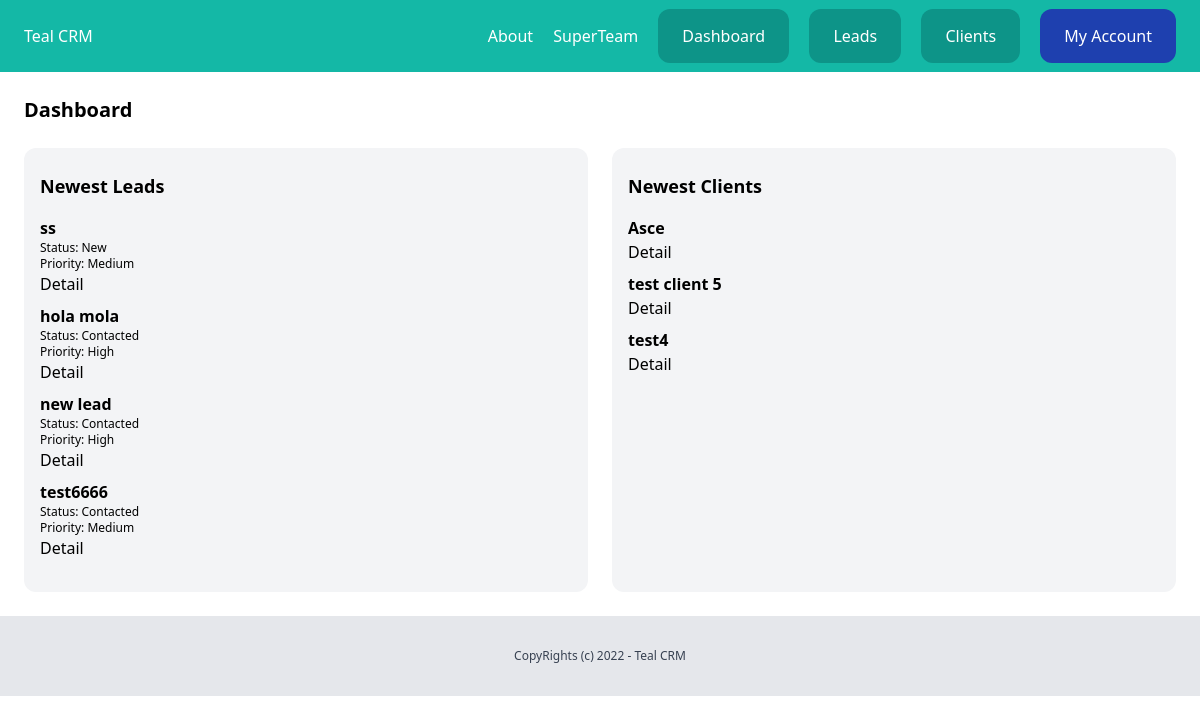
Before: /dashboard/ (signed in) with the older database file.
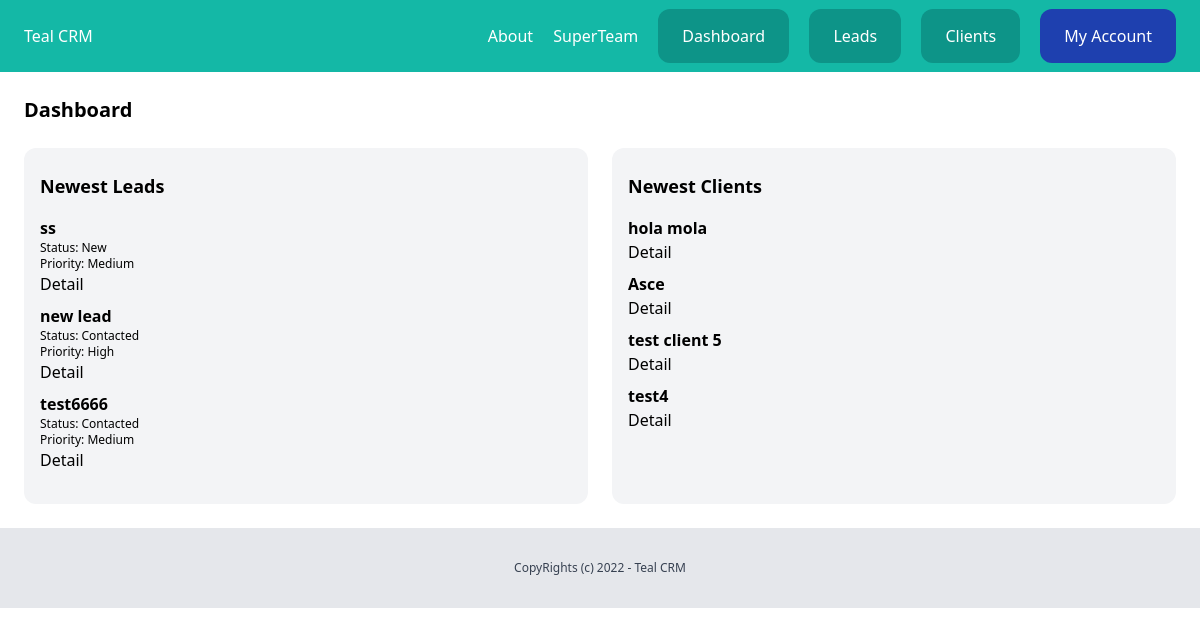
After: the same page with the newer database file.
### lead/models.py (models this page shows, shortened)
class Lead(models.Model):
    LOW = 'low'
    MEDIUM = 'medium'
    HIGH = 'high'
    CHOICES_PRIORITY = (
        (LOW , 'Low'),
        (MEDIUM , 'Medium'),
        (HIGH , 'High'),
        )
    NEW = 'new'
    CONTACTED = 'contacted'
    LOST = 'lost'
    WON ='won'
    CHOICES_STATUS = (
        (NEW , 'New'),
        (CONTACTED , 'Contacted'),
        (LOST , 'Lost'),
        (WON , 'Won'),
        )
    team = models.ForeignKey(Team, related_name='leads',on_delete=models.CASCADE)
    name = models.CharField(max_length=255)
    email = models.EmailField()
    description = models.TextField(blank=True,null=True)
    created_by = models.ForeignKey(User, on_delete=models.CASCADE , related_name='leads')
    created_at = models.DateTimeField(auto_now_add=True)
    priority = models.CharField(max_length=10,choices=CHOICES_PRIORITY,default=MEDIUM)
    status = models.CharField(max_length=10,choices=CHOICES_STATUS,default=NEW)
    modified = models.DateTimeField(auto_now=True)
    converted_to_client = models.BooleanField(default=False)
    class Meta:
        ordering = ('name',)

### client/models.py (models this page shows, shortened)
class Client(models.Model):
    team = models.ForeignKey(Team, related_name='clients', on_delete=models.CASCADE)
    name = models.CharField(max_length=255)
    email = models.EmailField()
    description = models.TextField(blank=True,null=True)
    created_by = models.ForeignKey(User, on_delete=models.CASCADE , related_name='clients')
    created_at = models.DateTimeField(auto_now_add=True)
    modified = models.DateTimeField(auto_now=True)
    class Meta:
        ordering = ('name',)

### dashboard/views.py (the view)
# urls.py: path('dashboard/', include('dashboard.urls')),
@login_required
def dashboard(request):
    team = Team.objects.filter(created_by = request.user)[0]
    leads = Lead.objects.filter(team = team, converted_to_client = False ).order_by('-created_at')[0:5]
    clients = Client.objects.filter(team = team ).order_by('-created_at')[0:5]
    return render(request,'dashboard/dashboard.html',{
        'clients':clients,
        'leads':leads,
    })

### team/context_processors.py (called while the page is built)
def active_team(request):
    if request.user.is_authenticated:
        if request.user.userprofile.active_team:
            team =request.user.userprofile.active_team
        else:
            team =Team.objects.filter(created_by = request.user)[0]
    else:
        team = None
    return {'active_team':team}

### dashboard/templates/dashboard/dashboard.html (shortened to what this page needs)
{% extends 'core/base.html' %}
{% block content %}
    <div class="py-6 px-6">
        <h1 class="mb-6 text-xl font-bold">Dashboard</h1>
        <div class="flex space-x-6">
            <div class="w-1/2 px-4 py-6 bg-gray-100 rounded-xl leads">
                <h2 class=" mb-4 text-lg font-bold">Newest Leads</h2>
                {% for lead in leads %}
                    <div class="mb-2 lead">
                        <h3 class="font-semibold">{{lead.name}}</h3>
                        <p class="text-xs">Status: {{lead.get_status_display}}</p>
                        <p class="text-xs">Priority: {{lead.get_priority_display}}</p>
                        <a href="{% url 'lead-details' lead.pk %}">Detail</a>
                    </div>
                {% endfor %}
            </div>
            <div class="w-1/2 px-4 py-6 bg-gray-100 rounded-xl clients">
                <h2 class="mb-4 text-lg font-bold">Newest Clients</h2>
                {% for client in clients %}
                    <div class="mb-2 client">
                        <h3 class="font-semibold">{{client.name}}</h3>
                        <a href="{% url 'client-details' client.pk %}">Detail</a>
                    </div>
                {% endfor %}
            </div>
        </div>
    </div>
{% endblock content %}

Changed rows visible on the page:
no longer on this page (row edited): Lead: name "hola mola", status "Contacted", priority "High"
added Client: name "hola mola"
